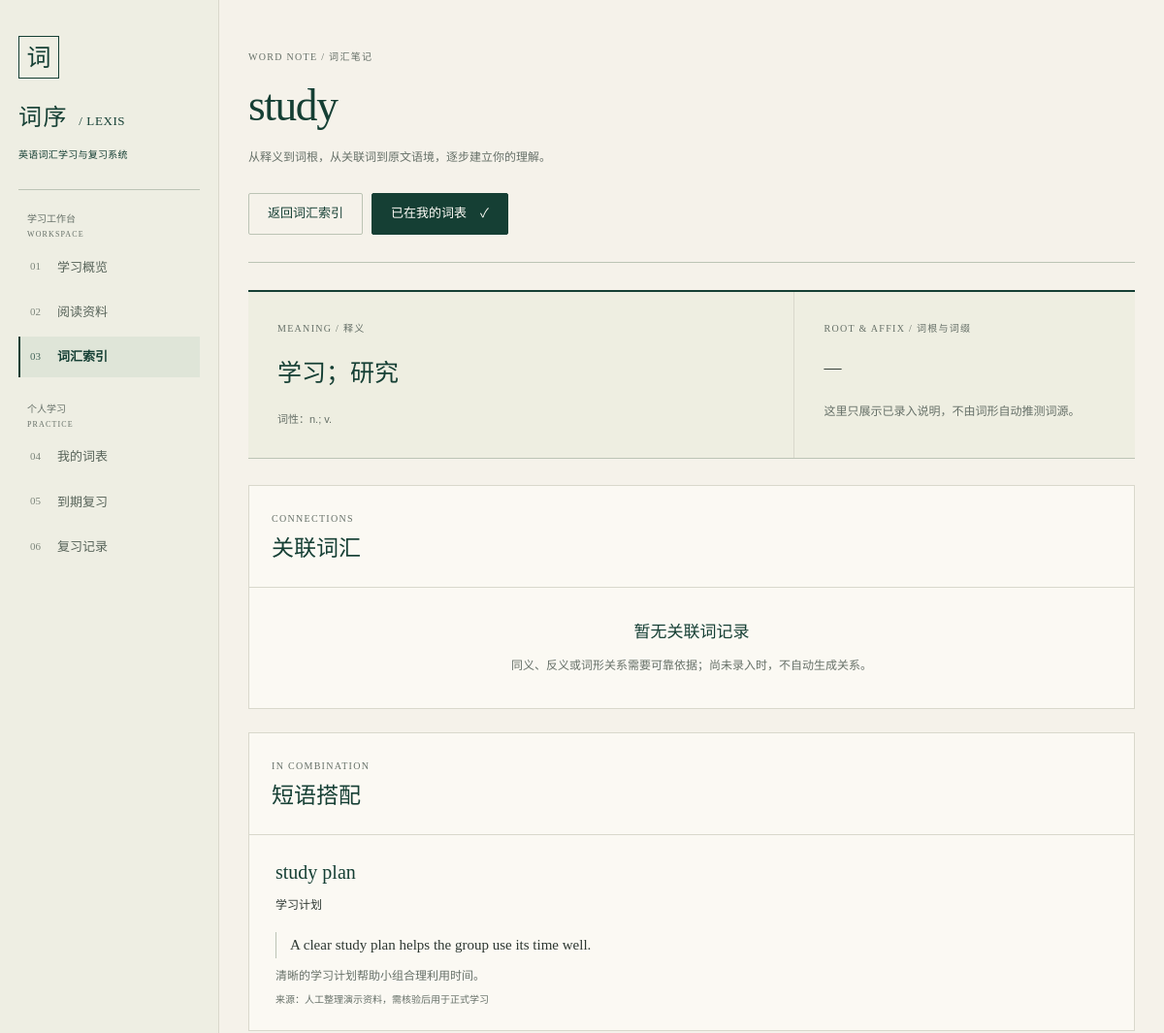
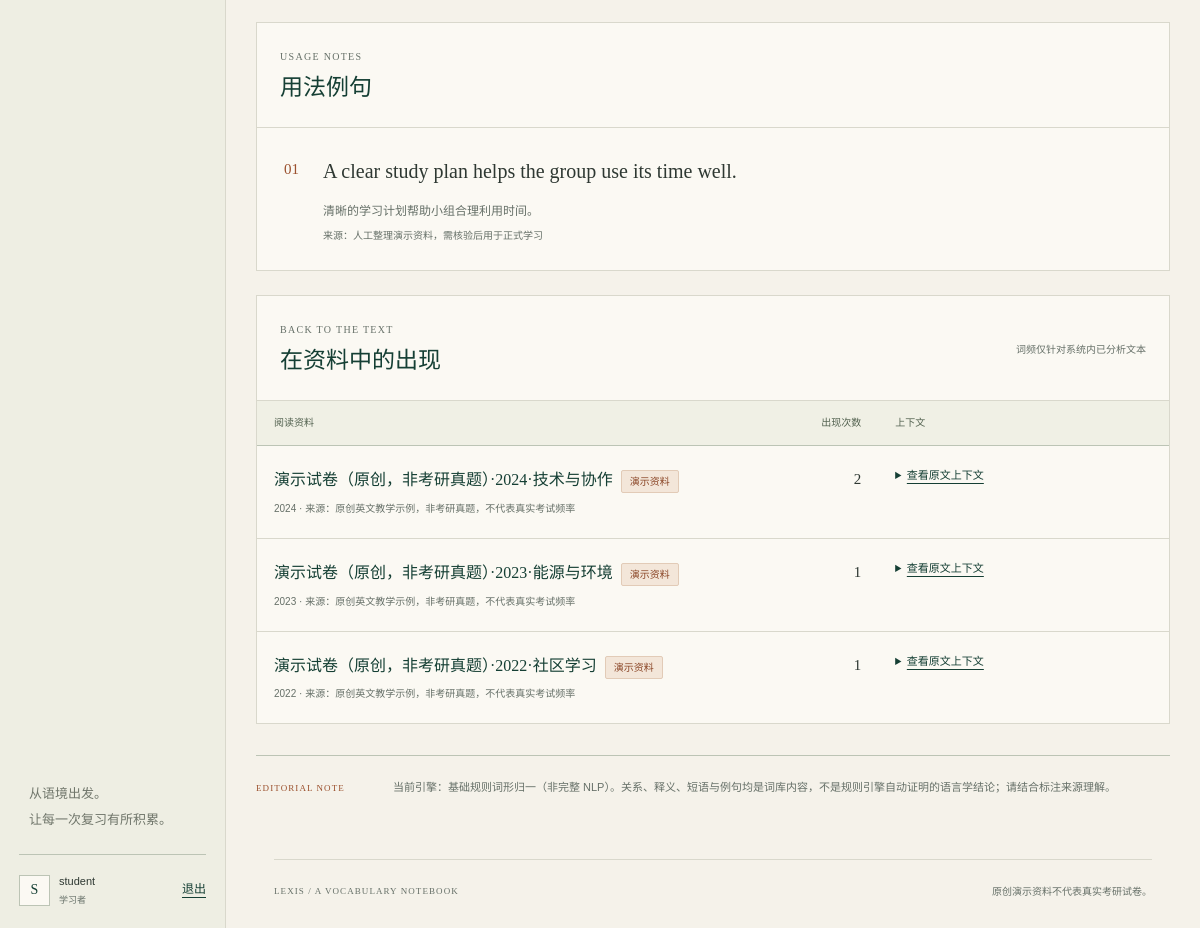
Screenshot of /words/2/ (signed in) with the database file from the repository (2 pictures, top to bottom).
### core/models.py (models this page shows, shortened)
class User(AbstractUser):
    class Role(models.TextChoices):
        ADMIN = "admin", "管理员"
        STUDENT = "student", "学生"
    role = models.CharField("角色", max_length=10, choices=Role.choices, default=Role.STUDENT)
    display_name = models.CharField("显示名称", max_length=80, blank=True)
    created_at = models.DateTimeField("创建时间", auto_now_add=True)
    updated_at = models.DateTimeField("更新时间", auto_now=True)
    class Meta:
        verbose_name = "用户"
        verbose_name_plural = "用户"
        ordering = ["username", "pk"]

class Word(models.Model):
    lemma = models.CharField("基本词形", max_length=100, unique=True, validators=[english_word_validator])
    meaning = models.TextField("中文释义", blank=True)
    pos = models.CharField("词性", max_length=80, blank=True)
    root = models.CharField("词根或同源基础词", max_length=100, blank=True)
    notes = models.TextField("学习说明", blank=True)
    source = models.CharField("词典来源", max_length=255, blank=True)
    created_at = models.DateTimeField("创建时间", auto_now_add=True)
    updated_at = models.DateTimeField("更新时间", auto_now=True)
    class Meta:
        verbose_name = "单词"
        verbose_name_plural = "单词"
        ordering = ["lemma", "pk"]

class Phrase(models.Model):
    word = models.ForeignKey(Word, verbose_name="核心单词", on_delete=models.CASCADE, related_name="phrases")
    text = models.CharField("短语", max_length=200)
    meaning = models.CharField("中文释义", max_length=255)
    example = models.TextField("原创英文例句", blank=True)
    translation = models.TextField("例句译文", blank=True)
    source = models.CharField("资料来源", max_length=255, blank=True)
    created_at = models.DateTimeField("创建时间", auto_now_add=True)
    updated_at = models.DateTimeField("更新时间", auto_now=True)
    class Meta:
        verbose_name = "常用短语"
        verbose_name_plural = "常用短语"
        ordering = ["word__lemma", "text", "pk"]
        constraints = [models.UniqueConstraint(fields=["word", "text"], name="unique_word_phrase")]

class UsageExample(models.Model):
    class Kind(models.TextChoices):
        WORD = "word", "单词例句"
        PHRASE = "phrase", "短语例句"
    word = models.ForeignKey(Word, verbose_name="单词", on_delete=models.CASCADE, related_name="examples")
    phrase = models.ForeignKey(Phrase, verbose_name="短语", on_delete=models.SET_NULL, related_name="examples", null=True, blank=True)
    paper = models.ForeignKey(Paper, verbose_name="原文试卷", on_delete=models.SET_NULL, related_name="examples", null=True, blank=True)
    text = models.TextField("英文例句")
    translation = models.TextField("中文译文", blank=True)
    source = models.CharField("资料来源", max_length=255, blank=True)
    kind = models.CharField("例句类型", max_length=10, choices=Kind.choices, default=Kind.WORD)
    created_at = models.DateTimeField("创建时间", auto_now_add=True)
    updated_at = models.DateTimeField("更新时间", auto_now=True)
    class Meta:
        verbose_name = "用法例句"
        verbose_name_plural = "用法例句"
        ordering = ["word__lemma", "kind", "pk"]

class PaperWord(models.Model):
    paper = models.ForeignKey(Paper, verbose_name="试卷", on_delete=models.CASCADE, related_name="paper_words")
    word = models.ForeignKey(Word, verbose_name="单词", on_delete=models.CASCADE, related_name="paper_words")
    count = models.PositiveIntegerField("出现次数", validators=[MinValueValidator(1)])
    forms = models.JSONField("原词形及出现次数", default=dict)
    contexts = models.JSONField("原文上下文（最多三条）", default=list)
    total_tokens = models.PositiveIntegerField("所属正文英文词次", default=0)
    created_at = models.DateTimeField("创建时间", auto_now_add=True)
    updated_at = models.DateTimeField("更新时间", auto_now=True)
    class Meta:
        verbose_name = "试卷词频"
        verbose_name_plural = "试卷词频"
        ordering = ["-count", "word__lemma", "pk"]
        constraints = [
            models.UniqueConstraint(fields=["paper", "word"], name="unique_paper_word"),
            models.CheckConstraint(condition=models.Q(count__gte=1), name="paperword_positive_count"),
        ]

class Paper(models.Model):
    class Category(models.TextChoices):
        ENGLISH1 = "english1", "英语一"
        ENGLISH2 = "english2", "英语二"
    class Status(models.TextChoices):
        DRAFT = "draft", "待分析"
        ANALYZED = "analyzed", "已分析"
    title = models.CharField("试卷标题", max_length=200)
    year = models.PositiveSmallIntegerField(
        "年份", validators=[MinValueValidator(1900), MaxValueValidator(2200)]
    )
    category = models.CharField("试卷类别", max_length=10, choices=Category.choices)
    content = models.TextField("英文正文")
    source = models.CharField("来源说明", max_length=255, blank=True)
    is_demo = models.BooleanField("原创演示资料", default=False)
    status = models.CharField("分析状态", max_length=12, choices=Status.choices, default=Status.DRAFT)
    token_count = models.PositiveIntegerField("英文词次总数", default=0)
    valid_count = models.PositiveIntegerField("有效词次总数", default=0)
    analyzed_at = models.DateTimeField("分析时间", null=True, blank=True)
    created_by = models.ForeignKey(
        settings.AUTH_USER_MODEL, verbose_name="创建人", on_delete=models.SET_NULL,
        related_name="created_papers", null=True, blank=True,
    )
    created_at = models.DateTimeField("创建时间", auto_now_add=True)
    updated_at = models.DateTimeField("更新时间", auto_now=True)
    class Meta:
        verbose_name = "试卷"
        verbose_name_plural = "试卷"
        ordering = ["-year", "category", "pk"]
        indexes = [models.Index(fields=["category", "status", "year"], name="paper_history_idx")]
        constraints = [
            models.CheckConstraint(condition=models.Q(valid_count__lte=models.F("token_count")), name="paper_valid_lte_tokens"),
        ]

### core/views.py (the view)
# urls.py: path("words/<int:pk>/", views.word_detail, name="word_detail"),
@login_required
def word_detail(request, pk):
    word = get_object_or_404(Word, pk=pk)
    return render(request, "lexicon/detail.html", {
        "word": word, "relations": WordRelation.objects.filter(word=word).select_related("related_word"),
        "phrases": Phrase.objects.filter(word=word), "examples": UsageExample.objects.filter(word=word).select_related("paper", "phrase"),
        "occurrences": PaperWord.objects.filter(word=word).select_related("paper").order_by("-paper__year"),
        "study_item": StudyItem.objects.filter(user=request.user, word=word).first(),
    })

### core/context_processors.py (called while the page is built)
def site_context(request):
    label = "WordNet 词形归一" if settings.ANALYSIS_ENGINE == "wordnet" else "基础规则词形归一（非完整 NLP）"
    return {"is_admin": is_admin(request.user), "analysis_engine_label": label}

### core/services.py (called while the page is built)
def is_admin(user):
    return bool(
        user and getattr(user, "is_authenticated", False)
        and getattr(user, "is_active", False)
        and (getattr(user, "is_superuser", False) or getattr(user, "role", None) == User.Role.ADMIN)
    )

### templates/lexicon/detail.html (shortened to what this page needs)
{% extends 'base.html' %}
{% block eyebrow %}WORD NOTE / 词汇笔记{% endblock %}
{% block page_title %}<span class="lemma-title" lang="en">{{ word.lemma }}</span>{% endblock %}
{% block page_description %}从释义到词根，从关联词到原文语境，逐步建立你的理解。{% endblock %}
{% block page_actions %}<a class="button button-outline" href="{% url 'word_list' %}">返回词汇索引</a>{% if study_item %}<a class="button button-primary" href="{% url 'study_list' %}">已在我的词表 <span aria-hidden="true">✓</span></a>{% endif %}{% endblock %}
{% block content %}
<section class="definition-sheet" aria-label="词汇释义与词根"><div class="definition-main"><p class="eyebrow">MEANING / 释义</p><div class="definition-text">{{ word.meaning|default:'释义尚未录入'|linebreaksbr }}</div>{% if not word.meaning and is_admin %}<a class="quiet-link" href="{% url 'word_edit' word.pk %}">补充释义 →</a>{% endif %}<p class="definition-pos">词性：{{ word.get_pos_display|default:word.pos|default:'—' }}</p></div><div class="definition-root"><p class="eyebrow">ROOT & AFFIX / 词根与词缀</p><p>{{ word.root|default:'—'|linebreaksbr }}</p><p class="small-print">这里只展示已录入说明，不由词形自动推测词源。</p></div></section>
<div class="word-detail-grid">
  <section class="panel" aria-labelledby="relations-title"><div class="section-heading"><div><p class="eyebrow">CONNECTIONS</p><h2 id="relations-title">关联词汇</h2></div>{% if is_admin %}<a class="quiet-link" href="{% url 'relation_create' word.pk %}">添加关联 ＋</a>{% endif %}</div><div class="relation-list">{% for relation in relations %}<article class="relation-item"><div class="relation-heading"><a class="word-link" lang="en" href="{% url 'word_detail' relation.related_word.pk %}">{{ relation.related_word.lemma }}</a><span class="badge">{{ relation.get_relation_type_display }}</span></div><p>{{ relation.related_word.meaning|default:'释义尚未录入' }}</p>{% if not relation.related_word.meaning and is_admin %}<a class="mini-link" href="{% url 'word_edit' relation.related_word.pk %}">补充释义</a>{% endif %}{% if relation.explanation %}<p class="relation-explanation">{{ relation.explanation|linebreaksbr }}</p>{% endif %}<p class="item-meta">来源：{{ relation.source|default:'来源尚未登记' }}</p></article>{% empty %}<div class="empty-state empty-compact"><h3>暂无关联词记录</h3><p>同义、反义或词形关系需要可靠依据；尚未录入时，不自动生成关系。</p>{% if is_admin %}<a class="quiet-link" href="{% url 'relation_create' word.pk %}">添加有依据的关联 →</a>{% endif %}</div>{% endfor %}</div></section>
  <section class="panel" aria-labelledby="phrases-title"><div class="section-heading"><div><p class="eyebrow">IN COMBINATION</p><h2 id="phrases-title">短语搭配</h2></div>{% if is_admin %}<a class="quiet-link" href="{% url 'phrase_create' word.pk %}">添加短语 ＋</a>{% endif %}</div><div class="phrase-list">{% for phrase in phrases %}<article class="phrase-item"><h3 lang="en">{{ phrase.text }}</h3><p>{{ phrase.meaning|default:'短语释义尚未录入' }}</p>{% if phrase.example %}<blockquote lang="en">{{ phrase.example }}</blockquote>{% endif %}{% if phrase.translation %}<p class="muted">{{ phrase.translation }}</p>{% endif %}<p class="item-meta">来源：{{ phrase.source|default:'来源尚未登记' }}</p></article>{% empty %}<div class="empty-state empty-compact"><h3>暂无短语记录</h3><p>词库尚未提供这个词的固定搭配或短语说明。</p>{% if is_admin %}<a class="quiet-link" href="{% url 'phrase_create' word.pk %}">录入短语 →</a>{% endif %}</div>{% endfor %}</div></section>
</div>
<section class="panel" aria-labelledby="examples-title"><div class="section-heading"><div><p class="eyebrow">USAGE NOTES</p><h2 id="examples-title">用法例句</h2></div>{% if is_admin %}<a class="quiet-link" href="{% url 'example_create' word.pk %}">添加例句 ＋</a>{% endif %}</div><div class="example-list">{% for example in examples %}<article class="example-item"><span class="example-index numeric" aria-hidden="true">{{ forloop.counter|stringformat:'02d' }}</span><div><blockquote lang="en">{{ example.text }}</blockquote><p>{{ example.translation|default:'译文尚未录入' }}</p><p class="item-meta">来源：{{ example.source|default:'来源尚未登记' }}</p></div></article>{% empty %}<div class="empty-state empty-compact"><h3>暂无用法例句</h3><p>此处不会用虚构例句代替未录入内容；可先查看下方资料中的原文语境。</p></div>{% endfor %}</div></section>
<section class="panel table-panel" aria-labelledby="occurrences-title"><div class="section-heading"><div><p class="eyebrow">BACK TO THE TEXT</p><h2 id="occurrences-title">在资料中的出现</h2></div><p class="section-aside">词频仅针对系统内已分析文本</p></div><div class="table-scroll" role="region" aria-label="词汇在资料中的出现记录" tabindex="0"><table><caption class="sr-only">出现该词的资料、次数和原文语境</caption><thead><tr><th scope="col">阅读资料</th><th scope="col" class="align-right">出现次数</th><th scope="col">上下文</th></tr></thead><tbody>{% for occurrence in occurrences %}<tr><td><a class="table-title" href="{% url 'paper_detail' occurrence.paper.pk %}">{{ occurrence.paper.title }}</a>{% if occurrence.paper.is_demo %}<span class="badge badge-accent">演示资料</span>{% endif %}<p class="item-meta">{{ occurrence.paper.year|default:'年份未登记' }} · 来源：{{ occurrence.paper.source|default:'来源尚未登记' }}</p></td><td class="numeric align-right">{{ occurrence.count }}</td><td class="context-cell">{% if occurrence.contexts %}<details class="context-details"><summary>查看原文上下文</summary><ol class="context-list">{% for context in occurrence.contexts %}<li lang="en">{{ context }}</li>{% endfor %}</ol></details>{% else %}<span class="muted">暂无上下文记录</span>{% endif %}</td></tr>{% empty %}<tr><td colspan="3"><div class="empty-state empty-compact"><h3>尚无资料出现记录</h3><p>这个词可能由词库单独录入，或尚未在已分析资料中出现。</p></div></td></tr>{% endfor %}</tbody></table></div></section>
<aside class="method-note"><span class="method-index" lang="en">EDITORIAL NOTE</span><p>当前引擎：{{ analysis_engine_label|default:'本地规则分析引擎' }}。关系、释义、短语与例句均是词库内容，不是规则引擎自动证明的语言学结论；请结合标注来源理解。</p></aside>
{% endblock %}

### templates/base.html (shortened to what this page needs)
{% load static %}
<!DOCTYPE html>
<html lang="zh-CN">
<head>
  <link rel="stylesheet" href="{% static 'site.css' %}">
</head>
<body class="{% if user.is_authenticated %}is-signed-in{% else %}is-auth{% endif %}">
  {% if user.is_authenticated %}
  <aside class="sidebar" id="site-navigation" aria-label="主导航">
    <a class="brand" href="{% url 'dashboard' %}" aria-label="词序，返回学习概览">
      <span class="brand-mark" aria-hidden="true">词</span>
      <span class="brand-name">词序 <span lang="en">/ LEXIS</span></span>
      <span class="brand-caption">英语词汇学习与复习系统</span>
    </a>
    <div class="sidebar-rule"></div>
    {% with current=request.resolver_match.url_name %}
    <nav>
      <p class="nav-group-label">学习工作台 <span lang="en">WORKSPACE</span></p>
      <a class="nav-link {% if current == 'dashboard' %}is-active{% endif %}" href="{% url 'dashboard' %}" {% if current == 'dashboard' %}aria-current="page"{% endif %}><span class="nav-index" aria-hidden="true">01</span>学习概览</a>
      <a class="nav-link " href="{% url 'paper_list' %}" ><span class="nav-index" aria-hidden="true">02</span>阅读资料</a>
      <a class="nav-link {% if current == 'word_list' or current == 'word_detail' or current == 'word_create' or current == 'word_edit' or current == 'relation_create' or current == 'phrase_create' or current == 'example_create' or current == 'lexicon_import' %}is-active{% endif %}" href="{% url 'word_list' %}" {% if current == 'word_list' %}aria-current="page"{% endif %}><span class="nav-index" aria-hidden="true">03</span>词汇索引</a>
      <p class="nav-group-label nav-group-spaced">个人学习 <span lang="en">PRACTICE</span></p>
      <a class="nav-link {% if current == 'study_list' %}is-active{% endif %}" href="{% url 'study_list' %}" {% if current == 'study_list' %}aria-current="page"{% endif %}><span class="nav-index" aria-hidden="true">04</span>我的词表</a>
      <a class="nav-link {% if current == 'review_list' %}is-active{% endif %}" href="{% url 'review_list' %}" {% if current == 'review_list' %}aria-current="page"{% endif %}><span class="nav-index" aria-hidden="true">05</span>到期复习</a>
      <a class="nav-link " href="{% url 'review_history' %}" ><span class="nav-index" aria-hidden="true">06</span>复习记录</a>
    </nav>
    {% endwith %}
    <div class="sidebar-bottom">
      <p class="sidebar-note">从语境出发。<br>让每一次复习有所积累。</p>
      <div class="account-block">
        <span class="account-avatar" aria-hidden="true">{{ user.username|first|upper }}</span>
        <div class="account-copy"><strong>{{ user.username }}</strong><span>{% if is_admin %}资料管理员{% else %}学习者{% endif %}</span></div>
        <form method="post" action="{% url 'logout' %}">{% csrf_token %}<button class="text-button" type="submit">退出</button></form>
      </div>
    </div>
  </aside>
  {% else %}
  <header class="guest-masthead"><a class="guest-brand" href="{% url 'login' %}">词序 <span lang="en">/ LEXIS</span></a><span>英语词汇学习与复习系统</span></header>
  {% endif %}
  <div class="main-shell">
    <main id="main-content" tabindex="-1">
      {% block page_header %}
      <header class="page-header">
        <div class="page-heading">
          <p class="eyebrow">{% block eyebrow %}LEXIS · 学习工作台{% endblock %}</p>
          <h1>{% block page_title %}学习概览{% endblock %}</h1>
          <p class="page-description">{% block page_description %}在真实语境中认识词汇，在持续复习中建立记忆。{% endblock %}</p>
        </div>
        <div class="page-actions">{% block page_actions %}{% endblock %}</div>
      </header>
      {% endblock %}
      {% block content %}{% endblock %}
    </main>
    <footer class="site-footer">
      <span class="footer-brand" lang="en">LEXIS / A VOCABULARY NOTEBOOK</span>
      <span>原创演示资料不代表真实考研试卷。</span>
    </footer>
  </div>
</body>
</html>

### rows the page displays
User: username|first "S", username "student"
Word: lemma "study", meaning "学习；研究", pos "n.; v.", root "—"
Phrase: text "study plan", meaning "学习计划", example "A clear study plan helps the group use its time well.", translation "清晰的学习计划帮助小组合理利用时间。", source "人工整理演示资料，需核验后用于正式学习"
UsageExample: text "A clear study plan helps the group use its time well.", translation "清晰的学习计划帮助小组合理利用时间。", source "人工整理演示资料，需核验后用于正式学习"
PaperWord: paper "演示试卷（原创，非考研真题）·2024·技术与协作", shows "演示资料", paper.year "2024", paper.source "原创英文教学示例，非考研真题，不代表真实考试频率", count "2"
PaperWord: paper "演示试卷（原创，非考研真题）·2023·能源与环境", shows "演示资料", paper.year "2023", paper.source "原创英文教学示例，非考研真题，不代表真实考试频率", count "1"
PaperWord: paper "演示试卷（原创，非考研真题）·2022·社区学习", shows "演示资料", paper.year "2022", paper.source "原创英文教学示例，非考研真题，不代表真实考试频率", count "1"

### other values shown
{{ analysis_engine_label|default:'本地规则分析引擎' }} "基础规则词形归一（非完整 NLP）"
